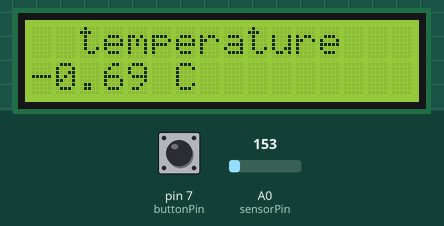
Bench run of a sketch on a simulated Arduino Uno, built with avr-gcc and run on an emulated ATmega328P. Shown: 16×2 character LCD. The test bench sets the inputs (shaded band); at power-on: pin 7 (buttonPin) LOW, A0 (sensorPin) = 153. What the sketch prints to the serial monitor is not drawn.

Above: at 1.2 s.
1.3 s: pin 7 (buttonPin) pulled HIGH for 0.15 s
At 2.3 s:
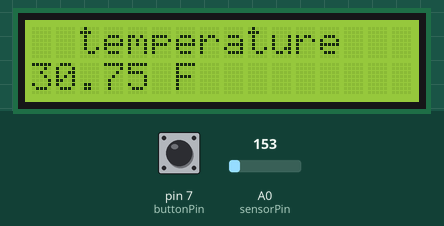
2.9 s: A0 (sensorPin) set to 165
At 3.8 s:
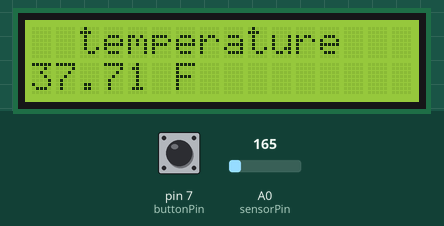
4.4 s: pin 7 (buttonPin) pulled HIGH for 1 s
At 5.8 s:
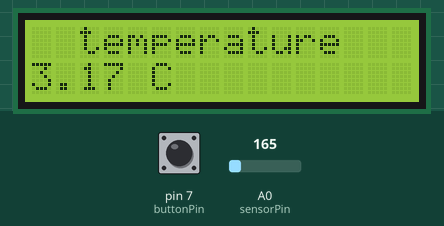
6.9 s: A0 (sensorPin) set to 114
At 7.5 s:
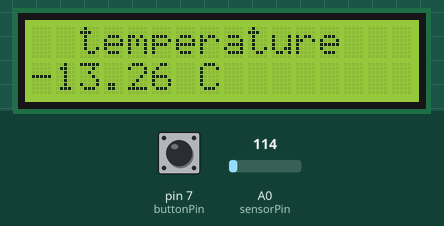
8.4 s: A0 (sensorPin) set to 133
At 8.8 s:
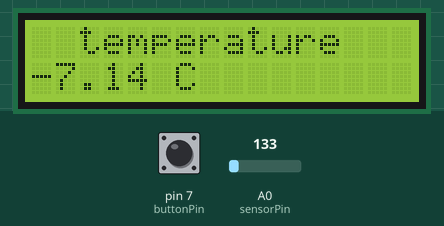
9.9 s: pin 7 (buttonPin) pulsed HIGH 5 times (0.12 s each, 0.3 s apart)
At 11.5 s:
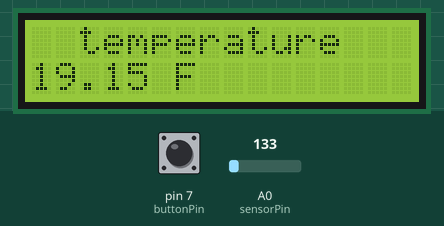
Timing chart, 0 to 13.0 s (numbered marks = the images above; inputs shaded):
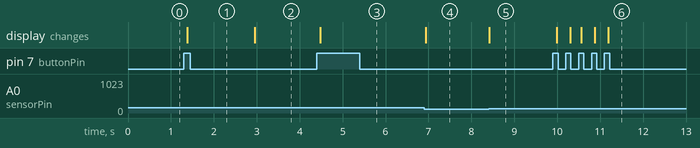

The sketch:

temp.ino
```cpp
/*
 * Temperature sensor
 *
 * Reads from TMP36 sensor
 * Displays on 16x2 display
 * Temperature unit Celtius/Fahrenheit can be toggled with a button
 * Writes to serial
 *
 * TMP36 Temperature sensor
 * the analog pin the TMP36's Vout (sense) pin is connected to an
 * analog input.
 * The resolution is 10 mV / degree centigrade with a
 * 500 mV offset to allow for negative temperatures
 *
 * 16x2 LCD display using LiquidCrystal library
 * LCD RS pin to digital pin 12
 * LCD Enable pin to digital pin 11
 * LCD D4 pin to digital pin 5
 * LCD D5 pin to digital pin 4
 * LCD D6 pin to digital pin 3
 * LCD D7 pin to digital pin 2
 * LCD R/W pin to ground
 * LCD VSS pin to ground
 * LCD VCC pin to 5V
 * +5 and ground via 0-10K resistor to VO pin (pin 3)
 */


//TMP36 pin
const int sensorPin = 0;

//button pin
const int buttonPin = 7;

//set aref_voltage to calibrate analog input
#define aref_voltage 3.3

//include the library code:
#include <LiquidCrystal.h>

//initialize the library with the numbers of the interface pins
LiquidCrystal lcd(12, 11, 5, 4, 3, 2);

//default temperature unit (C or F)
String tempUnit = "C";

int buttonState ;
int lastButtonState = LOW;
int lastDebounceTime = 0;

// button debounce time; increase if the output flickers
const long debounceDelay = 50;

void setup() {
	//set the aref to the onboard 3.3 voltage
	analogReference(EXTERNAL);

	//set the button pin
    pinMode(buttonPin, INPUT);

	Serial.begin(9600);  //Start the serial connection with the computer

	//set up the LCD's number of columns and rows:
	lcd.begin(16, 2);

	lcd.setCursor(1,0);
	lcd.print(" temperature");
}

void loop() {
	int buttonReading = digitalRead(buttonPin);
	if(buttonReading != lastButtonState) {
		lastDebounceTime = millis();
	}

	if(millis() - lastDebounceTime > debounceDelay) {
		if(buttonReading != buttonState) {
			buttonState = buttonReading;
			if(buttonState == HIGH) {
				if (tempUnit == "C") {
					tempUnit = "F";
				} else if (tempUnit == "F") {
					tempUnit = "C";
				}
			}
		}
	}
	lastButtonState = buttonReading;

	//getting the voltage reading from the temperature sensor
	int analogReading = analogRead(sensorPin);

	// converting that reading to voltage, for 3.3v arduino use 3.3
	float voltage = analogReading * aref_voltage;
	voltage /= 1024.0;

	// now print out the temperature
	//converting from 10 mv per degree wit 500 mV offset
	//to degrees ((voltage - 500mV) times 100)
	float temperatureC = (voltage - 0.5) * 100 ;

	// now convert to Fahrenheit
	float temperatureF = (temperatureC * 9.0 / 5.0) + 32.0;

	String displayTemperature;
	if(tempUnit == "C")
	{
		displayTemperature = String(temperatureC) + " C";
		Serial.println(String(temperatureC) + " C");

	} else {
		displayTemperature = String(temperatureF) + " F";
		Serial.println(String(temperatureF) + " F");
	}
	lcd.setCursor(0, 1);
	lcd.print(displayTemperature + "     ");

	delay(50);
}
```

Measured:
- after the input at 1.3 s, the display: changes after 0.08 s (image 1)
- after the input at 2.9 s, the display: changes after 0.05 s (image 2)
- after the input at 4.4 s, the display: changes after 0.08 s (image 3)
- after the input at 6.9 s, the display: changes at once (image 4)
- after the input at 8.4 s, the display: changes at once (image 5)
- after the input at 9.9 s, the display: changes after 0.09 s (image 6)
